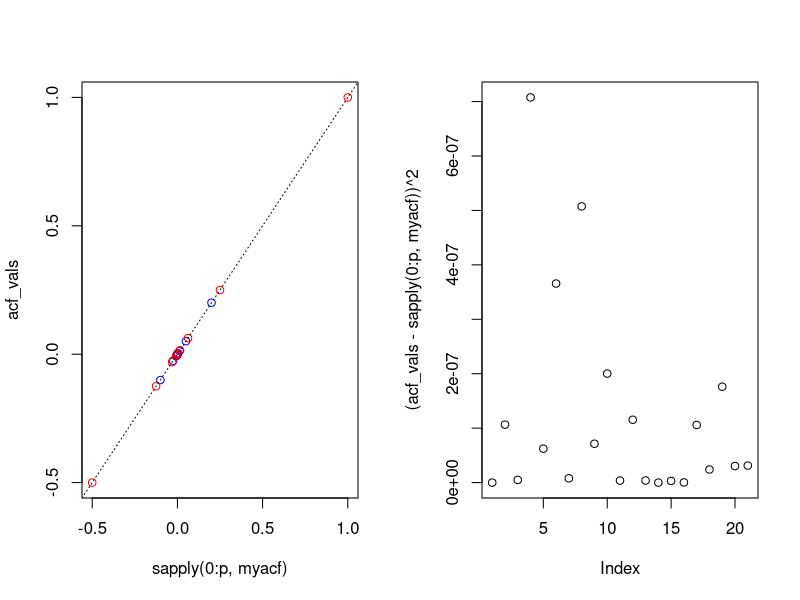

The R script that drew this image:
library(zoo)
library(tseries)

par(mfrow = c(1, 2))

test = arima.sim(n = 10000000, list(ar = c(0,  -0.5), ma = c(0.5)),
          sd = 1)

36/3
p = 20

acf_vals = acf(test, lag.max = p, plot= F)$acf

myacf = function(h){
  if((h %% 2) == 0){
    (-0.5)^(h/2)
  }
  else{
    # why not 1/4?
   (1/5)*((-0.5)^((h-1)/2))
  }
}

cols=sapply(0:p, function(h){
  ifelse((h %% 2) == 0, 'red', 'blue')
})
plot(x = sapply(0:p, myacf),
     y = acf_vals, 
     col = cols)
abline(a = 0, b = 1, col = "black", lty='dotted')

plot((acf_vals -sapply(0:p, myacf) )^2)
sum((acf_vals -sapply(0:p, myacf) )^2)

(data.frame(
  x = round(sapply(0:p, myacf), 4),
  y = round(acf_vals, 4)
))

# ```{r}
# set.seed(443)
# theo = sapply(0:15, my_acf)
# resids = sapply(seq(from = 500, to = 11000, by = 100), 
#                 function(n)
#                 {
#                   sim = arima.sim(n = n, model = list(ar = c(7/10, -1/10)), sd = sigma_2)
#                   sample_acf = acf(sim, lag.max = 15, plot = FALSE)
#                   rss = sum((sample_acf$acf - theo)^2)
#                   rss
#                 })
# 
# plot(y = resids, x = seq(from = 500, to = 11000, by = 100), ylab = "RSS", xlab = "Sample Size")
# points(y = resids[6], x = 1000, col = 'red', pch = 12)
# ```

# odds = (0:10000)[0:10000 %% 2 == 1]
# evens = (0:10000)[0:10000 %% 2 == 0]
# sum((-0.5)^odds) + sum(  (-0.5)^evens )
# sum( sapply(0:10000, function(x){(0.5)^(2*x)}) )
# acf_vlas = acf(test, lag.max = p, plot= F)$acf
# 
# plot(x = psi(0:p),
#      y = acf_vlas, 
#      col = 'red')
# abline(a = 0, b = 1, col = "black", lty='dotted')
# 
# cbind(acf_vlas, psi(0:p))
# 
# # plot( acf(test, lag.max = 100, plot= F)$acf, type = 'l')
# https://webspace.maths.qmul.ac.uk/b.bogacka/TimeSeries/TS_Chapter4_6.pdf
# psi <- function(j, delta = 0.5){
#   # \{\psi_j\} = (-1)^{\,j}(-\delta)^{\lceil j / 2\rceil} B^{\,j}
#   (-1)^(j) * (-1*delta)^(ceiling(j/2))
#   # (-1*delta)^ceiling(j / 2)
# }
# pi <- function(j, delta = 0.5){
#   # \big(\mathbbm{1}[j \geq 2]\delta(-\delta)^{j - 2}\big) + (- \delta)^j
#   (j >= 2)*delta*((-1*delta)^j) + (-1*delta)^j
# }
# q1test = function(h){
#   # \frac{16}{11}\Big(\frac{1}{2}\Big)^{|h|}-\frac{6}{11}\Big(\frac{1}{5}\Big)^{|h|} 
#   (16/11)*((1/2)^h) - (5/11)*((1/5)^h)
# }
# q1test(0)
# q1test(1)
# 7/11
# q1test(2)
# 19/55
16/48
1/sqrt(3)
8*6
